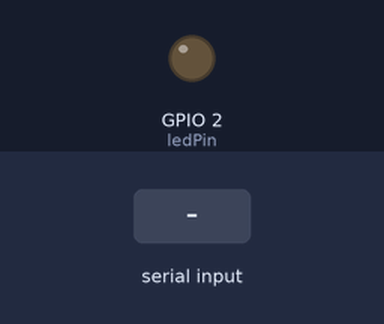
Simulated run of this sketch. Board: ESP32. On the bench: output pins drawn as LEDs (lit = HIGH). The test bench sets the inputs (shaded band). Nothing arrives over Bluetooth unless stated; what the sketch prints to the serial monitor is not drawn.

Above: at 1.2 s.
1.3 s: "1" received over the second serial link
At 2.4 s:
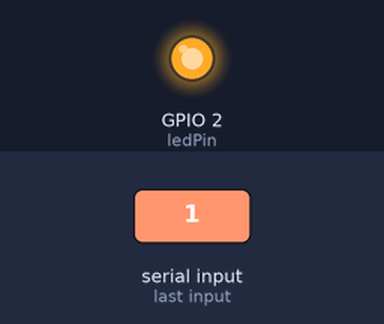
2.8 s: "0" received over the second serial link
At 3.9 s:
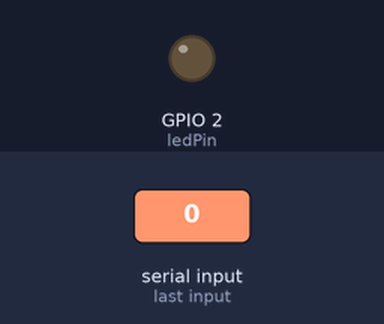
Timing chart, 0 to 5.8 s (numbered marks = the images above; inputs shaded):
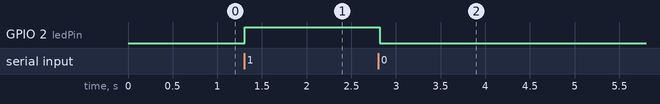

Measured:
- after the input at 1.3 s, GPIO 2 (ledPin): LOW → HIGH at once
- after the input at 2.8 s, GPIO 2 (ledPin): HIGH → LOW at once

The sketch:

blclassic_led.ino
```cpp
#include "BluetoothSerial.h"
BluetoothSerial SerialBT; // 블루투스 객체 생성
const int ledPin = 2; // 내장 LED 및 외부 LED
void setup() {
  Serial.begin(115200);

  // 블루투스 장치 이름 설정
  // 영문, 숫자, _, - 만 사용하여 32자 이내로 작성하세요.
  SerialBT.begin("ESP32_LED_Control_01");

  Serial.println("블루투스가 시작되었습니다. PC와 페어링하세요.");

  pinMode(ledPin, OUTPUT);
}void loop() {
  // 블루투스로부터 데이터가 들어왔는지 확인
  if (SerialBT.available()) {
    char incomingChar = SerialBT.read(); // 데이터 읽기
    if (incomingChar == '1') {
      digitalWrite(ledPin, HIGH);
      SerialBT.println("LED ON"); // 블루투스로 응답 보내기
      Serial.println("BT: LED ON"); // 시리얼 모니터에 로그 남기기
    }
    else if (incomingChar == '0') {
      digitalWrite(ledPin, LOW);
      SerialBT.println("LED OFF");
      Serial.println("BT: LED OFF");
    }
  }
  delay(20);
}
```
